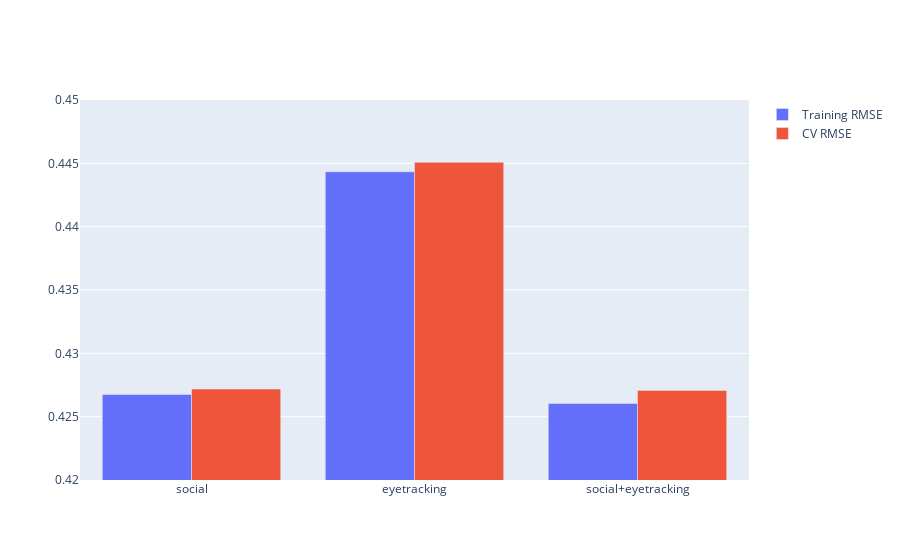

The notebook cell saved with this chart:
### Code cell
# get model features
models = {}

# high level routine to fit models
for model_name in ['social', 'eyetracking', 'social+eyetracking']:

    # fit model
    fitted_model, train, test = model_fitting(dataframe=df_merged, 
                                              model_name=model_name, 
                                              subj_id='sIU',
                                              data_to_predict='corr_resp')

    # add fitted model to dictionary
    models[model_name] = fitted_model

# visualize model rmse   
fig, training_rmse, validation_rmse = compare_models(models, train, test, 'corr_resp')
fig

### Figure 1 — Plotly figure (JSON) as saved in the notebook; plotly's stock layout.template omitted (floating-point values rounded to 4 significant figures)
{"data": [{"name": "Training RMSE", "type": "bar", "x": ["social", "eyetracking", "social+eyetracking"], "y": [0.4268, 0.4443, 0.426]}, {"name": "CV RMSE", "type": "bar", "x": ["social", "eyetracking", "social+eyetracking"], "y": [0.4272, 0.4451, 0.4271]}], "layout": {"yaxis": {"range": [0.42, 0.45]}}}
